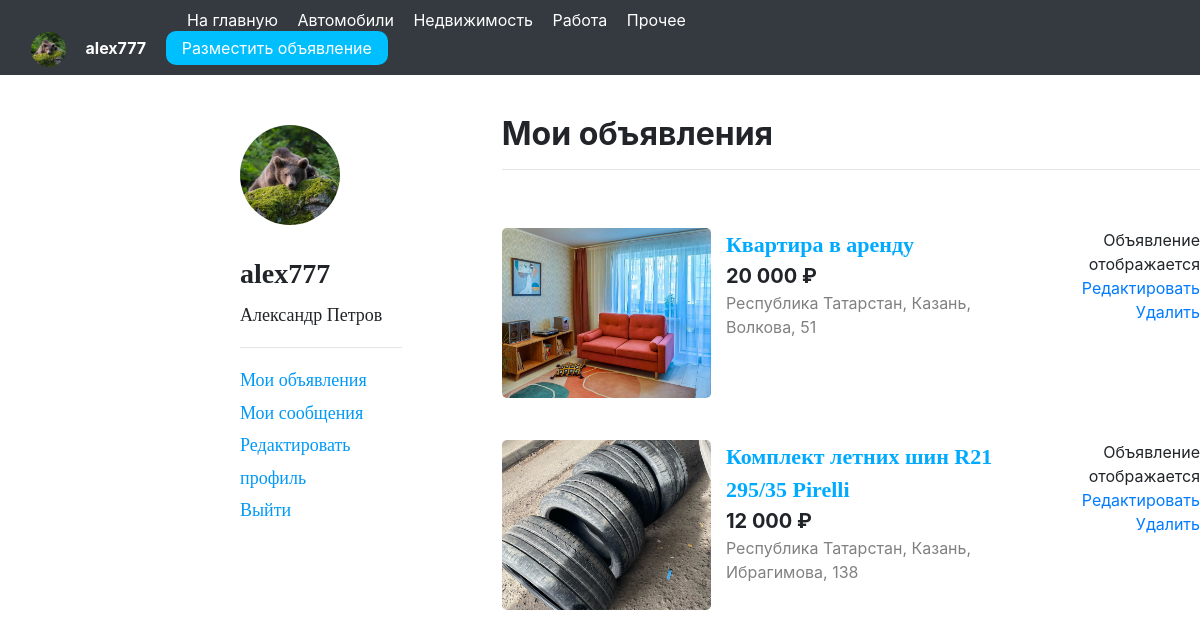
The page /my_profile/ (signed in) on the database as committed earlier.
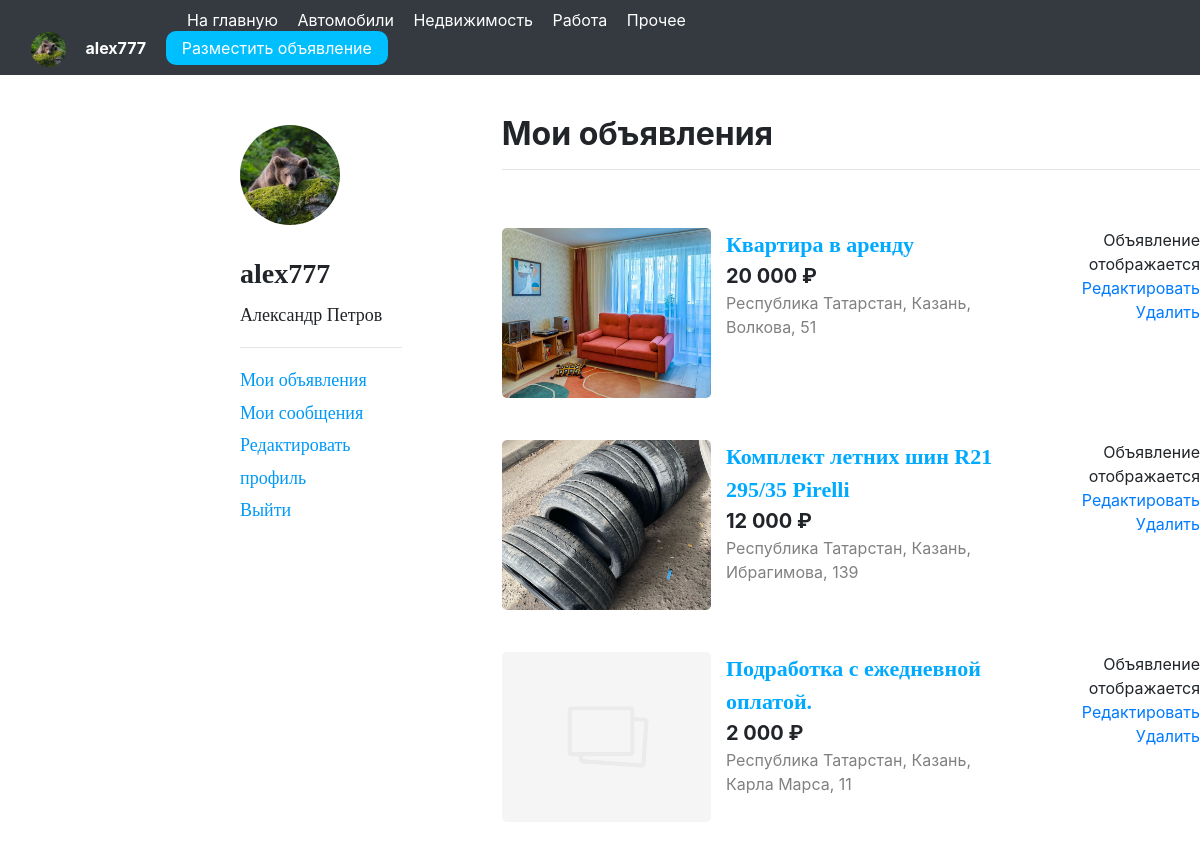
The same page on the database as committed later.
### avidoapp/models.py (models this page shows)
class AdvertModel(models.Model):
    author = models.ForeignKey(User, on_delete=models.CASCADE, verbose_name='Автор')
    ad_object = models.ForeignKey(AdObjectModel, on_delete=models.CASCADE, verbose_name='Объект продажи', null=True)
    title = models.CharField(max_length=256, verbose_name='Заголовок')
    description = models.TextField(verbose_name='Описание')
    price = models.IntegerField(verbose_name='Цена')
    address = models.CharField(max_length=256, verbose_name='Адрес')
    publication_date = models.DateTimeField(default=timezone.now, verbose_name='Дата публикации')
    is_displayed = models.BooleanField(default=True, verbose_name='Отображать?')
    def __str__(self):
        return self.title
    class Meta:
        verbose_name = 'Объявление'
        verbose_name_plural = 'Объявления'

class ImageModel(models.Model):
    image = models.ImageField(upload_to='images', verbose_name='Фотография', blank=True)
    advert = models.ForeignKey(AdvertModel, on_delete=models.CASCADE, verbose_name='Объявление')
    class Meta:
        verbose_name = 'Фотография'
        verbose_name_plural = 'Фотографии'

### avidoapp/views.py (the view)
# urls.py: path('my_profile/', my_profile_view, name='my_profile'),
def my_profile_view(request):
    my_adverts = AdvertModel.objects.filter(author=request.user)
    return render(request, 'my_profile.html', {'my_adverts': my_adverts})

### avidoapp/templates/my_profile.html
{% extends 'profile_base.html' %}
{% load static %}
{% load humanize %}
{% block c %}
<div class="my-adverts">
    <h2><b>Мои объявления</b></h2><hr><br>
    {% for advert in my_adverts %}
    <div class="my-advert">
        <div class="my-advert-img">
            <a href="{% url 'advert_view' advert.id %}">
                {% if advert.imagemodel_set.first.image %}
                <img src="{{ advert.imagemodel_set.first.image.url }}">
                {% else %}
                <img src="{% static 'img/no_photo.png' %}">
                {% endif %}
            </a>
        </div>
        <div class="my-advert-info">
            <a href="{% url 'advert_view' advert.id %}">{{ advert }}</a><br>
            <span class="my-advert-price"><b>{{ advert.price|intcomma }} ₽</b></span><br>
            <span class="my-advert-location">Республика Татарстан, Казань,<br>{{ advert.address }}</span>
        </div>
        <div class="actions">
            {% if advert.is_displayed %}
                Объявление отображается
            {% else %}
                Объявление не отбражается
            {% endif %}<br>
            <a href="{% url 'edit_advert' advert.id %}">Редактировать</a><br>
            <a href="{% url 'delete_advert' advert.id %}">Удалить</a>
        </div>
    </div><br>
    {% endfor %}
</div>
{% endblock c %}

Rows that differ between the two databases and show on the page:
changed AdvertModel "Комплект летних шин R21 295/35 Pirelli": address "Ибрагимова, 138" → "Ибрагимова, 139"
added AdvertModel: title "Подработка с ежедневной оплатой.", price "2 000", address "Карла Марса, 11", is_displayed "Объявление отображается"
